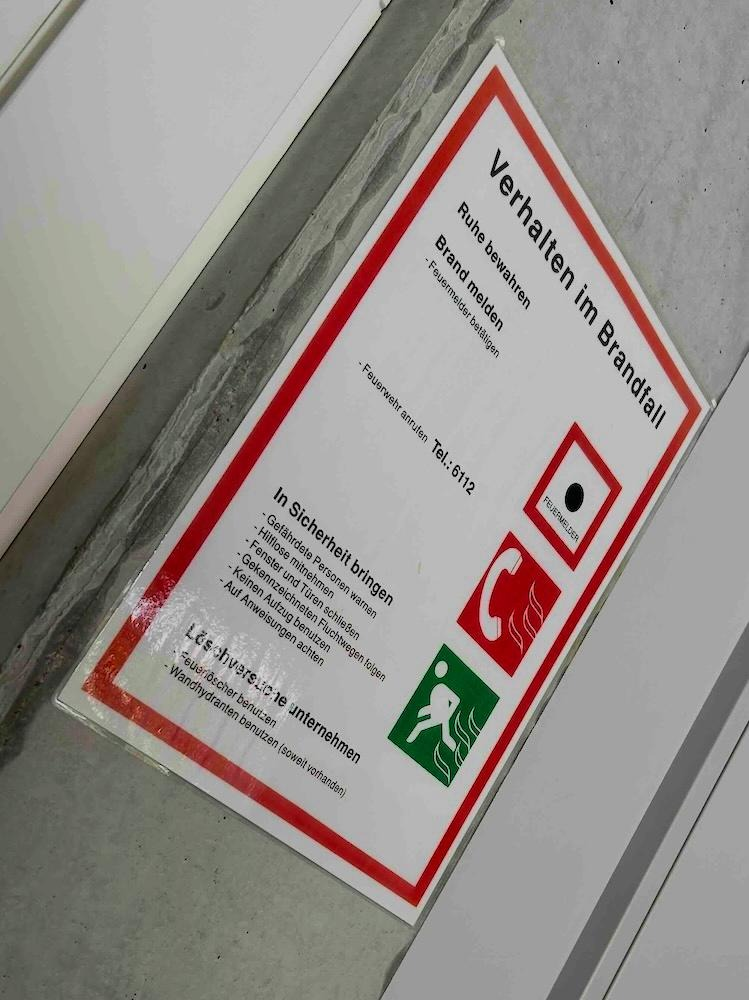
#> input picture test_images/skewed_image_1.jpeg, 749 x 1000 px
$ python flatten_image.py
#> lines starting #> are read from the running program, lines starting #| are printed output that depends on the picture; after the words box and inside, x2 and y2 are one past the last pixel; in counts of white or black regions, pixels touching at a corner belong together
#> further down, img is the input picture: shape (1000, 749, 3); mean B, G, R 136.8, 140.8, 147.3
import os
from typing import Optional, cast

import cv2
import numpy as np
from numpy.typing import NDArray


def _order_points(pts: NDArray[np.float32]) -> NDArray[np.float32]:
    pts_f32 = np.asarray(pts, dtype=np.float32)
    y_sorted = pts_f32[np.argsort(pts_f32[:, 1])]
    top_left, top_right = y_sorted[:2][np.argsort(y_sorted[:2][:, 0])]
    bottom_left, bottom_right = y_sorted[2:][np.argsort(y_sorted[2:][:, 0])]

    return np.array([top_left, top_right, bottom_right, bottom_left], dtype=np.float32)


def _warp_to_rectangle(image: NDArray[np.uint8], pts: NDArray[np.float32]) -> NDArray[np.uint8]:
    rect = _order_points(pts)
    (tl, tr, br, bl) = rect

    widthA = np.linalg.norm(br - bl)
    widthB = np.linalg.norm(tr - tl)
    maxW = int(round(max(widthA, widthB)))

    heightA = np.linalg.norm(tr - br)
    heightB = np.linalg.norm(tl - bl)
    maxH = int(round(max(heightA, heightB)))

    dst = np.array([[0, 0], [maxW - 1, 0], [maxW - 1, maxH - 1], [0, maxH - 1]], dtype=np.float32)
    M = cv2.getPerspectiveTransform(rect, dst)
    warped = cv2.warpPerspective(image, M, (maxW, maxH), flags=cv2.INTER_LINEAR)
    return cast(NDArray[np.uint8], warped)


def find_document_corners(image: NDArray[np.uint8]) -> Optional[NDArray[np.float32]]:
    gray = cv2.cvtColor(image, cv2.COLOR_BGR2GRAY)  # make grayscale
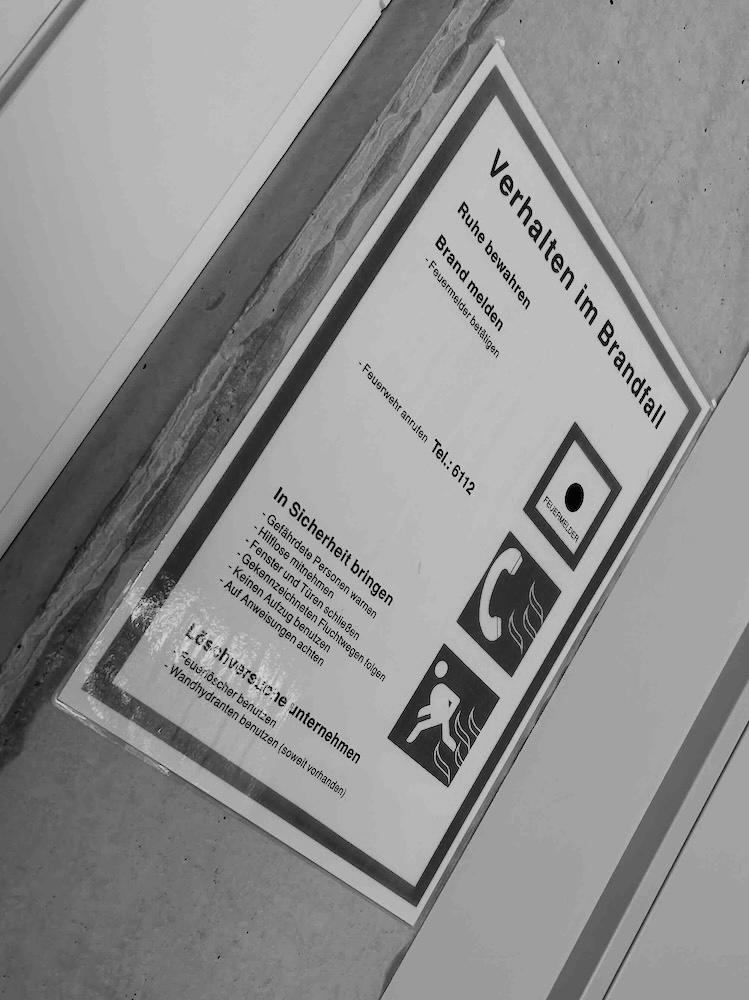
#> gray: shape (1000, 749); min 0, max 235, mean 142.3
    grayblurred = cv2.GaussianBlur(gray, (5, 5), 0)  # reduce noise

    edges = cv2.Canny(grayblurred, 50, 150)  # get edges
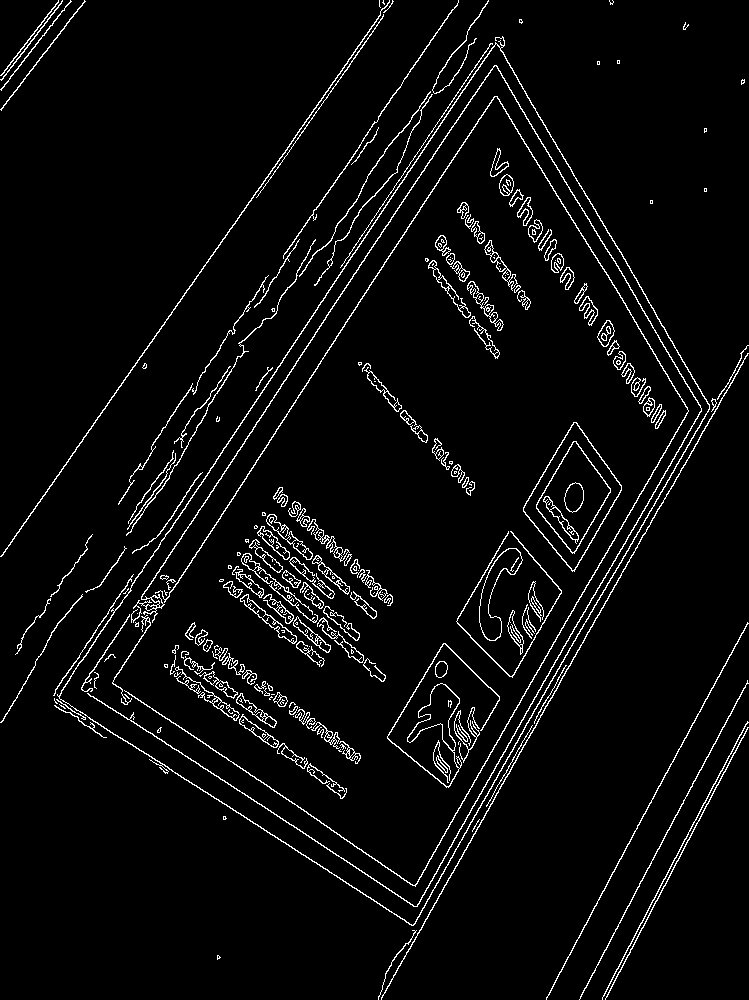
#> edges: shape (1000, 749); 4.3% white in thin lines or dots
    kernel = cv2.getStructuringElement(cv2.MORPH_RECT, (3, 3))
    edges_refined = cv2.morphologyEx(edges, cv2.MORPH_CLOSE, kernel, iterations=1)
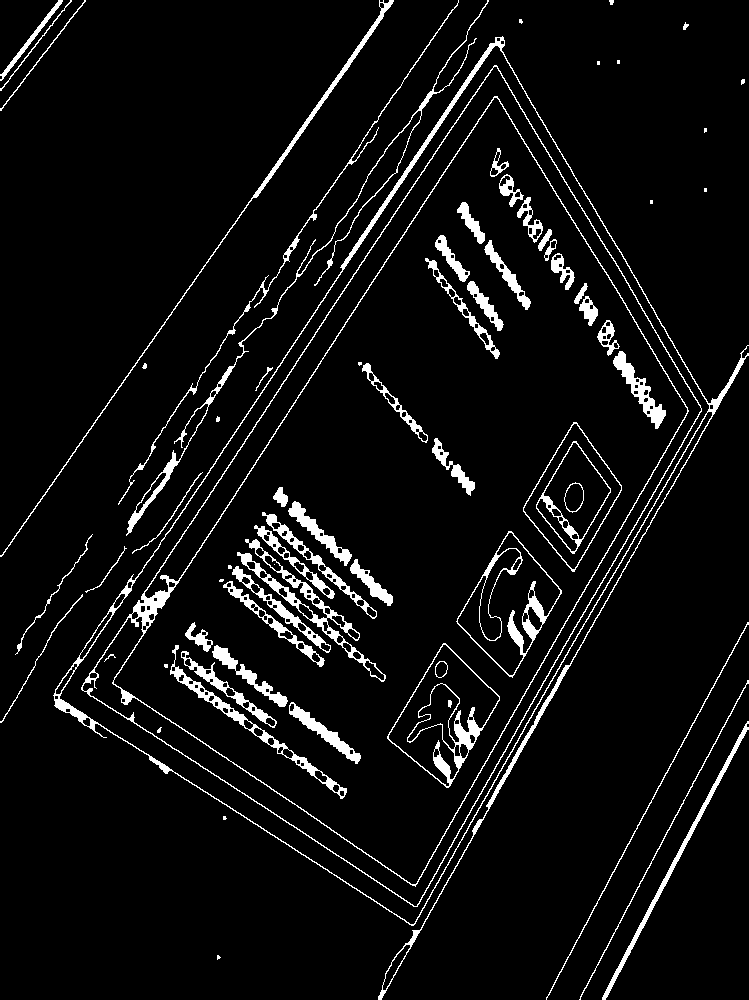
#> edges_refined: shape (1000, 749); 6% white; 73 white regions (16 under 20 px)

    cnts, _ = cv2.findContours(edges_refined, cv2.RETR_LIST, cv2.CHAIN_APPROX_SIMPLE)
#> cnts = 284 contours, 91 with area under 20; largest, box (x1, y1, x2, y2) and area: (53, 36, 749, 1000) 280214, (59, 45, 710, 925) 275388, (81, 65, 702, 907) 251111, (113, 97, 688, 885) 216562, (82, 66, 702, 907) 31374
    cnts = sorted(cnts, key=cv2.contourArea, reverse=True)

    h, w = image.shape[:2]
#> h = 1000; w = 749
    img_area = w * h
#> img_area = 749000

    for c in cnts[:10]:  #  10 largest contors
        peri = cv2.arcLength(c, True)
        approx = cv2.approxPolyDP(c, 0.02 * peri, True)  # contour simplification
        if len(approx) == 4 and cv2.isContourConvex(approx):
            area = cv2.contourArea(approx)
            if area > 0.2 * img_area:  # only take contours 20% or larger of total size
                pts = approx.reshape(4, 2).astype(np.float32)
                return _order_points(pts)
#> this loop made 2 passes
#> (peri, area, pts_f32 in _order_points) on pass 2: (2372.6, 273147, [[497, 45], [709, 408], [410, 924], [59, 696]])
#> peri on pass 1: 4120
    return None


def deskew_document(image: Optional[NDArray[np.uint8]]) -> Optional[NDArray[np.uint8]]:
    if image is None:
        return None
    pts = find_document_corners(image)
#> pts = [[497, 45], [709, 408], [410, 924], [59, 696]]
    if pts is None:
        return None
    return _warp_to_rectangle(image, pts)
#> in _warp_to_rectangle, `(tl, tr, br, bl) = rect`: tl = [497, 45]; tr = [709, 408]; br = [410, 924]; bl = [59, 696]
#> in _warp_to_rectangle, `widthA = np.linalg.norm(br - bl)`: widthA = 418.6
#> in _warp_to_rectangle, `widthB = np.linalg.norm(tr - tl)`: widthB = 420.4
#> in _warp_to_rectangle, `maxW = int(round(max(widthA, widthB)))`: maxW = 420
#> in _warp_to_rectangle, `heightA = np.linalg.norm(tr - br)`: heightA = 596.4
#> in _warp_to_rectangle, `heightB = np.linalg.norm(tl - bl)`: heightB = 784.6
#> in _warp_to_rectangle, `maxH = int(round(max(heightA, heightB)))`: maxH = 785
#> in _warp_to_rectangle, `dst = np.array([[0, 0], [maxW - 1, 0], [maxW - 1, maxH - 1], [0, maxH ..`: dst = [[0, 0], [419, 0], [419, 784], [0, 784]]
#> in _warp_to_rectangle, `M = cv2.getPerspectiveTransform(rect, dst)`: M = [[0.512, 0.345, -270.1], [-0.805, 0.47, 379.1], [-0.000517, -0.000185, 1]]
#> in _warp_to_rectangle, `warped = cv2.warpPerspective(image, M, (maxW, maxH), flags=cv2.INTER_L..`:
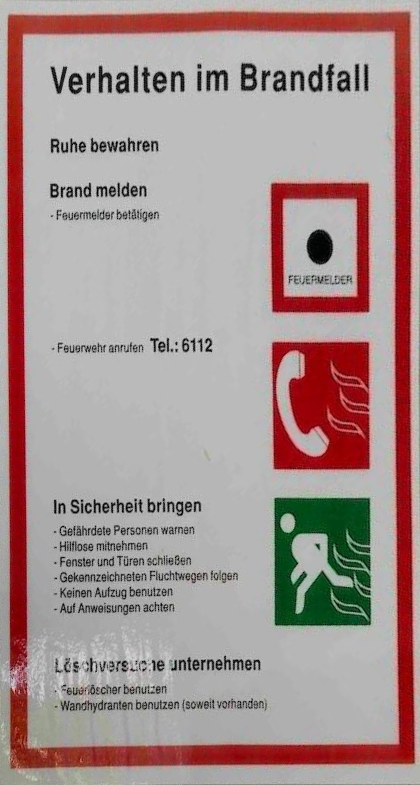
#> warped: shape (785, 420, 3); mean B, G, R 144.9, 146.5, 166.7


if __name__ == "__main__":
    dir_path = os.path.dirname(os.path.realpath(__file__))
    image_path = dir_path + "/../../test_images/skewed_image_1.jpeg"
    img = cv2.imread(image_path)
    flat = deskew_document(img)  # type: ignore
    cv2.imshow("Image", flat)  # type: ignore
    cv2.waitKey(0)
    cv2.destroyAllWindows()

$ run again, with test_images/skewed_image_2.jpeg copied over test_images/skewed_image_1.jpeg
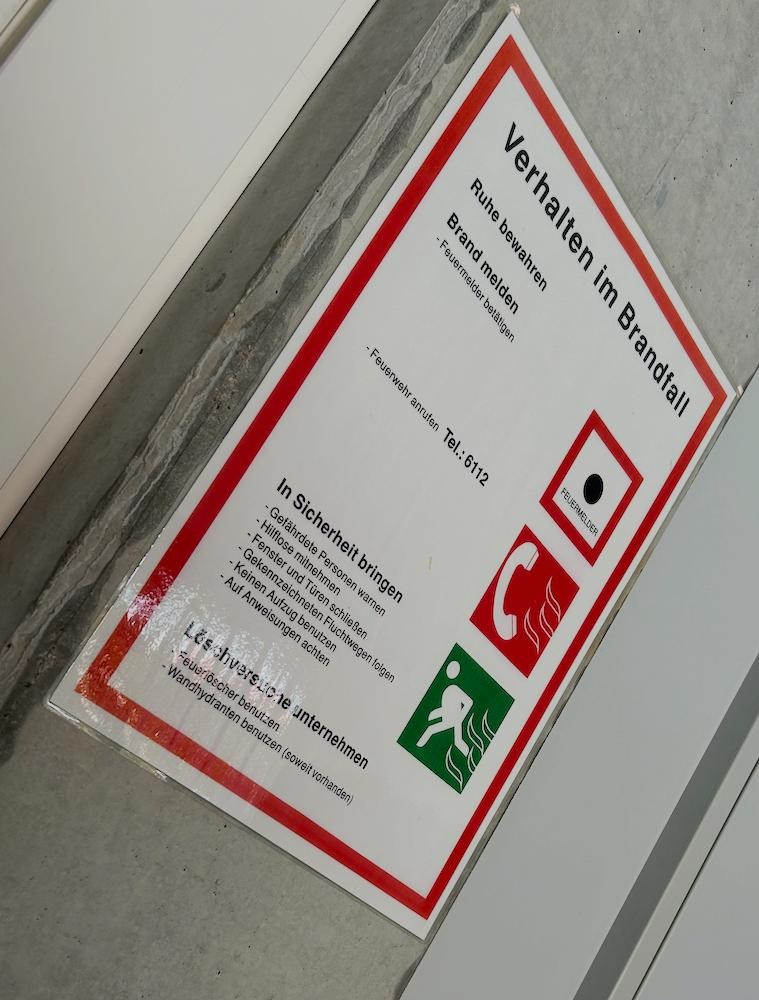
#> input picture test_images/skewed_image_2.jpeg, 759 x 1000 px
#> img is the input picture: shape (1000, 759, 3); mean B, G, R 134.6, 140.8, 148.5
#> in find_document_corners, `edges = cv2.Canny(grayblurred, 50, 150)`:
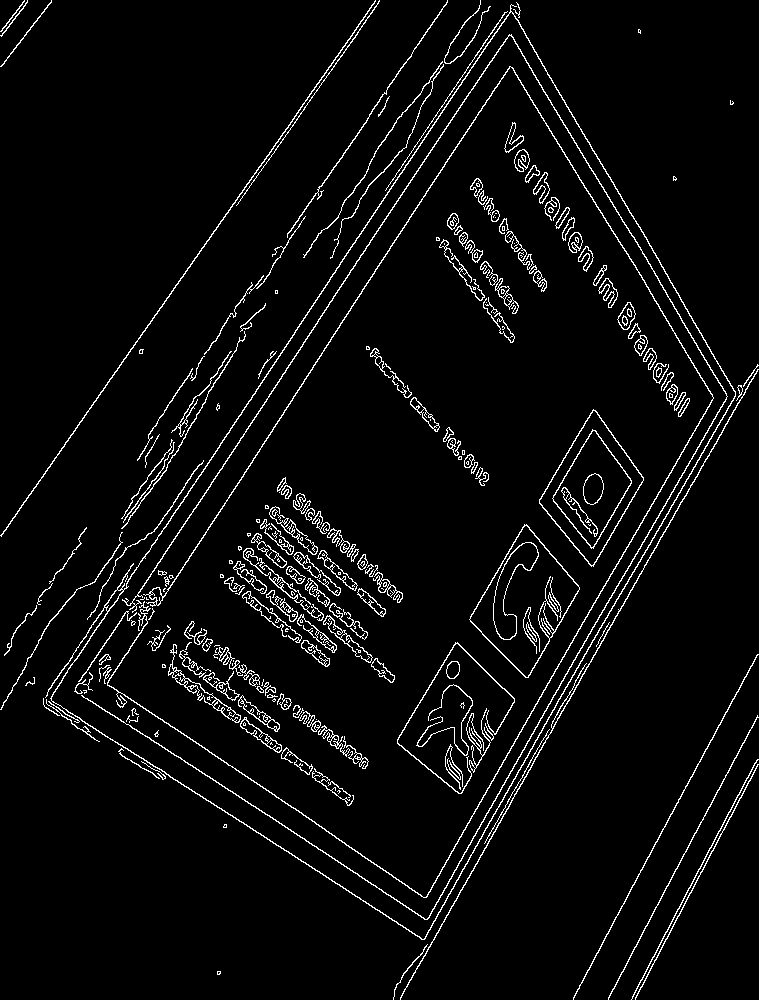
#> edges: shape (1000, 759); 4.4% white in thin lines or dots
#> edges_refined: shape (1000, 759); 6.3% white; 74 white regions (16 under 20 px)
#> cnts = 305 contours, 99 with area under 20; largest, box (x1, y1, x2, y2) and area: (43, 2, 759, 1000) 309771, (51, 13, 736, 939) 304890, (74, 34, 728, 920) 277785, (108, 68, 713, 898) 239867, (75, 36, 727, 919) 34254
#> the loop in find_document_corners, `for c in cnts[:10]:` made 2 passes
#> (peri, area, pts_f32 in _order_points) on pass 2: (2500.1, 302609, [[512, 13], [735, 395], [421, 938], [51, 697]])
#> in deskew_document, `pts = find_document_corners(image)`: pts = [[512, 13], [735, 395], [421, 938], [51, 697]]
#> tl = [512, 13]; tr = [735, 395]; br = [421, 938]; bl = [51, 697]
#> widthA = 441.6
#> widthB = 442.3
#> maxW = 442
#> heightA = 627.3
#> heightB = 824.8
#> maxH = 825
#> dst = [[0, 0], [441, 0], [441, 824], [0, 824]]
#> M = [[0.517, 0.349, -269.5], [-0.816, 0.476, 411.5], [-0.000499, -0.000176, 1]]
#> in _warp_to_rectangle, `warped = cv2.warpPerspective(image, M, (maxW, maxH), flags=cv2.INTER_L..`:
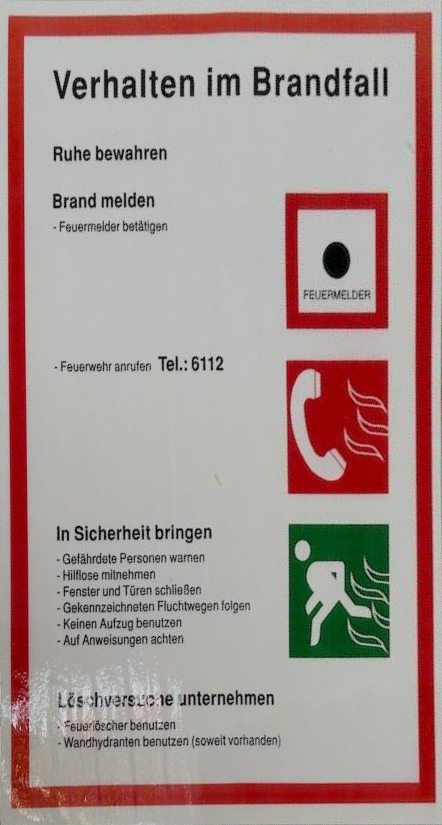
#> warped: shape (825, 442, 3); mean B, G, R 144.3, 147.9, 167.5

$ run again, with test_images/skewed_image_3.jpeg copied over test_images/skewed_image_1.jpeg
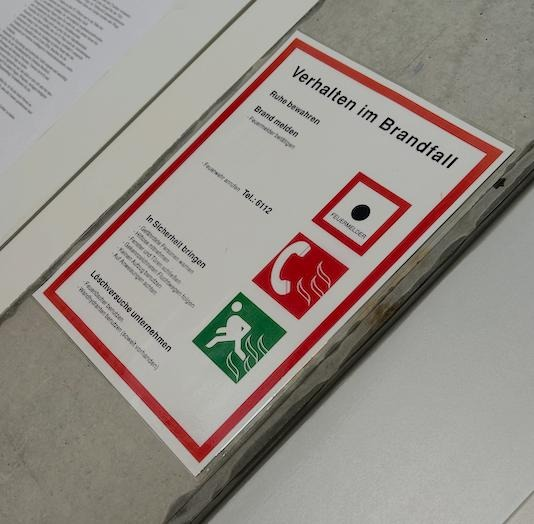
#> input picture test_images/skewed_image_3.jpeg, 534 x 524 px
#> img is the input picture: shape (524, 534, 3); mean B, G, R 136.9, 143.5, 150.5
#> in find_document_corners, `edges = cv2.Canny(grayblurred, 50, 150)`:
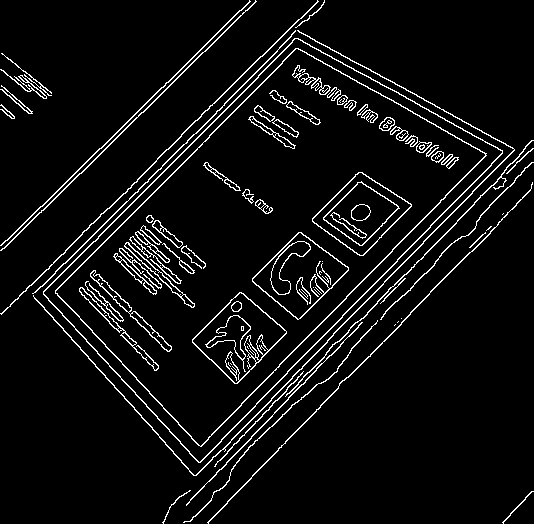
#> edges: shape (524, 534); 5.9% white in thin lines or dots
#> edges_refined: shape (524, 534); 7.9% white; 29 white regions (1 under 20 px)
#> cnts = 135 contours, 30 with area under 20; largest, box (x1, y1, x2, y2) and area: (0, 0, 534, 506) 102402, (44, 38, 502, 462) 90648, (55, 48, 487, 447) 79778, (56, 49, 485, 446) 79008, (33, 31, 513, 475) 7201
#> the loop in find_document_corners, `for c in cnts[:10]:` made 2 passes
#> (peri, area, pts_f32 in _order_points) on pass 2: (1280.8, 89824.5, [[297, 38], [501, 153], [198, 461], [44, 291]])
#> in deskew_document, `pts = find_document_corners(image)`: pts = [[297, 38], [501, 153], [198, 461], [44, 291]]
#> tl = [297, 38]; tr = [501, 153]; br = [198, 461]; bl = [44, 291]
#> widthA = 229.4
#> widthB = 234.2
#> maxW = 234
#> heightA = 432.1
#> heightB = 357.8
#> maxH = 432
#> dst = [[0, 0], [233, 0], [233, 431], [0, 431]]
#> M = [[1.12, 1.12, -375.4], [-0.791, 1.4, 181.5], [0.000801, 0.000866, 1]]
#> in _warp_to_rectangle, `warped = cv2.warpPerspective(image, M, (maxW, maxH), flags=cv2.INTER_L..`:
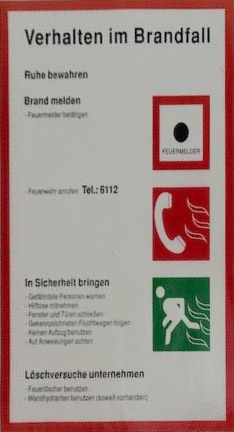
#> warped: shape (432, 234, 3); mean B, G, R 138.1, 142.9, 161.4
